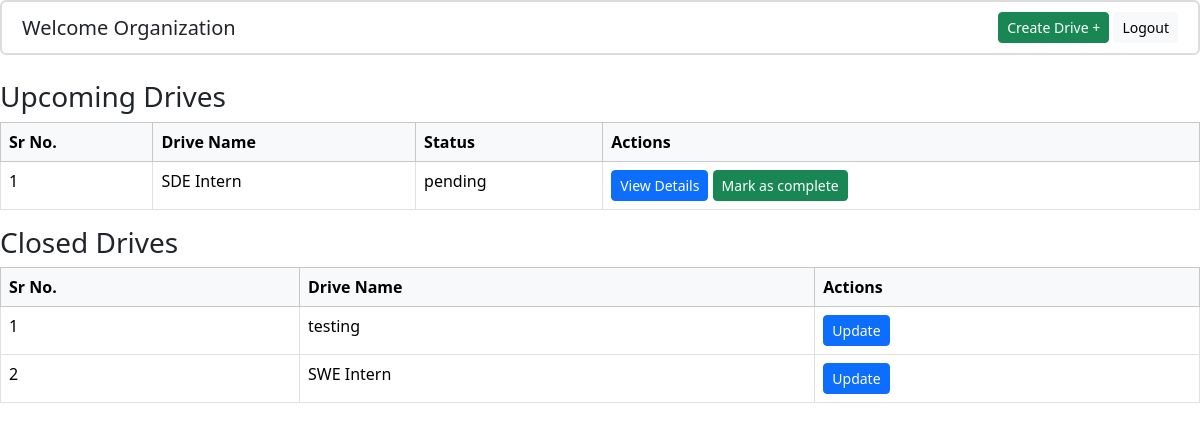
/company/dashboard (signed in), run on the app's committed database.
### placementportalcode/models.py (models this page shows)
class PlacementDrive(db.Model):
    __tablename__ = "placement_drive"
    drive_id=db.Column(db.Integer,primary_key=True)
    drive_name = db.Column(db.String(100), nullable=False)
    company_id=db.Column(
        db.Integer,
        db.ForeignKey("company.company_id"),
        nullable=False,
    )
    job_title=db.Column(db.String(100),nullable=False)
    job_desc=db.Column(db.String(1000),nullable=False)
    eligibility_criteria=db.Column(db.String(500),nullable=False)
    status=db.Column(db.String(20)
                     ,default=DriveApprovalStatusEnum.PENDING.value
                     ,nullable=False)
    application_deadline=db.Column(db.DateTime,nullable=False)
    ctc = db.Column(
        db.String(50),
        nullable=False,
        default="Not Disclosed"
    )
    company=db.relationship(
        "Company",
        back_populates="drives"
    )
    applications=db.relationship(
        "Application",
        back_populates="drive",
        cascade="all, delete-orphan"
    )

### placementportalcode/company/routes.py (the view)
@company_bp.route("/dashboard",methods=[HTTPMethod.GET] )
def dashboard():
    user_id=session.get("user_id")
    if not user_id:
        return redirect(url_for("auth.login"))
    user=User.query.get(user_id)
    if not user or user.role!=RoleEnum.COMPANY  .value:
        return redirect(url_for("auth.login"))
    current_company=user.company
    now=datetime.now()
    upcoming_drives=PlacementDrive.query.filter(
        PlacementDrive.company_id==current_company.company_id,
        PlacementDrive.application_deadline >=now
    ).order_by(PlacementDrive.application_deadline.asc()).all()\
    closed_drives=PlacementDrive.query.filter(
        PlacementDrive.company_id==current_company.company_id,
        PlacementDrive.application_deadline < now
    ).order_by(PlacementDrive.application_deadline.asc()).all()
    return render_template("company/dashboard.html",upcoming_drives=upcoming_drives, closed_drives=closed_drives)

### placementportalcode/templates/company/dashboard.html (shortened to what this page needs)
{% from "components/comman_table.html" import render_table %}
{% from "components/button.html" import action_button %}
{% extends 'base.html'%}
{% from "components/modal.html" import render_modal %}
{% block extra_css %}
<link rel="stylesheet" href="{{ url_for('static', filename='css/admin.css') }}">
{%endblock%}
{% block content%}
<div class="header-bar d-flex justify-content-between align-items-center">
    <h5 class="mb-0">Welcome Organization</h5>
    <div>
        {{action_button("#","Create Drive +","success",toggle="modal",target="#createNewDrive")}}
        {{action_button(url_for("auth.logout"),"Logout","light")}}
    </div>
</div>
{% call render_table( ["Sr No.", "Drive Name","Status", "Actions"],"Upcoming Drives") %}
{% for drive in upcoming_drives %}
<tr>
    <td>{{ loop.index }}</td>
    <td>{{ drive.job_title }}</td>
    <td>{{drive.status}}</td>
    <td>
            {{ action_button(
                url_for("auth.login", id=drive.drive_id),
                "View Details",
                "primary"
            ) }}
            {{ action_button(
                url_for("auth.login", id=drive.drive_id),
                "Mark as complete",
                "success"
            ) }}
    </td>
</tr>
{% endfor %}
{% endcall %}
{% call render_table(["Sr No.", "Drive Name", "Actions"],"Closed Drives") %}
{% for drive in closed_drives %}
<tr>
    <td>{{ loop.index }}</td>
    <td>{{ drive.job_title }}</td>
    <td>
        {{ action_button(url_for('auth.login', id=drive.drive_id), "Update", "primary") }}
    </td>
</tr>
{% endfor %}
{% endcall %}
{%endblock%}

### placementportalcode/templates/components/comman_table.html
{% macro render_table( headers,title=None) %}
<div>
    {% if title %}
        <h3>{{title}}</h2>
    {% endif %}
    <table class="table table-bordered">
        <thead class="table-light">
            <tr>
                {% for header in headers %}
                    <th>{{ header }}</th>
                {% endfor %}
            </tr>
        </thead>
        <tbody>
            {{ caller() }}
        </tbody>
    </table>
</div>
{% endmacro %}

### placementportalcode/templates/components/button.html
{% macro action_button(url, text, color="primary",toggle=None,target=None) %}
<a href="{{ url }}"
   class="btn btn-sm custom-btn btn-{{ color }}"
   {% if toggle %} data-bs-toggle="{{ toggle }}" {% endif %}
   {% if target %} data-bs-target="{{ target }}" {% endif %}>
    {{ text }}
</a>
{% endmacro %}

### placementportalcode/templates/base.html (shortened to what this page needs)
<!DOCTYPE html>
<html lang="en">
<head>
    <link rel="stylesheet" href="{{ url_for('static', filename='css/styles.css') }}">
    <link rel="stylesheet" href="{{ url_for('static', filename='css/components.css') }}">
    <link href="https://cdn.jsdelivr.net/npm/bootstrap@5.3.2/dist/css/bootstrap.min.css" rel="stylesheet">
    {% block extra_css %}
    {% endblock %}
</head>
<body>
    <section >
    {% block content %}{% endblock %}
    </section>
</body>
</html>

### placementportalcode/static/css/admin.css (style rules this page uses)
.header-bar { background: #ffffff; border: 2px solid #dcdcdc; padding: 10px 20px; border-radius: 6px; margin-bottom: 25px; }

### data on the page
PlacementDrive: job_title "SDE Intern", status "pending", text "View Details Mark as complete"
PlacementDrive: job_title "testing", text "Update"
PlacementDrive: job_title "SWE Intern", text "Update"

### other printed values
{{ text }} "Create Drive + Logout"
{{ title }} "Upcoming Drives Closed Drives"
{{ header }} "Sr No." "Drive Name" "Status" "Actions" "Sr No." "Drive Name" "Actions"
